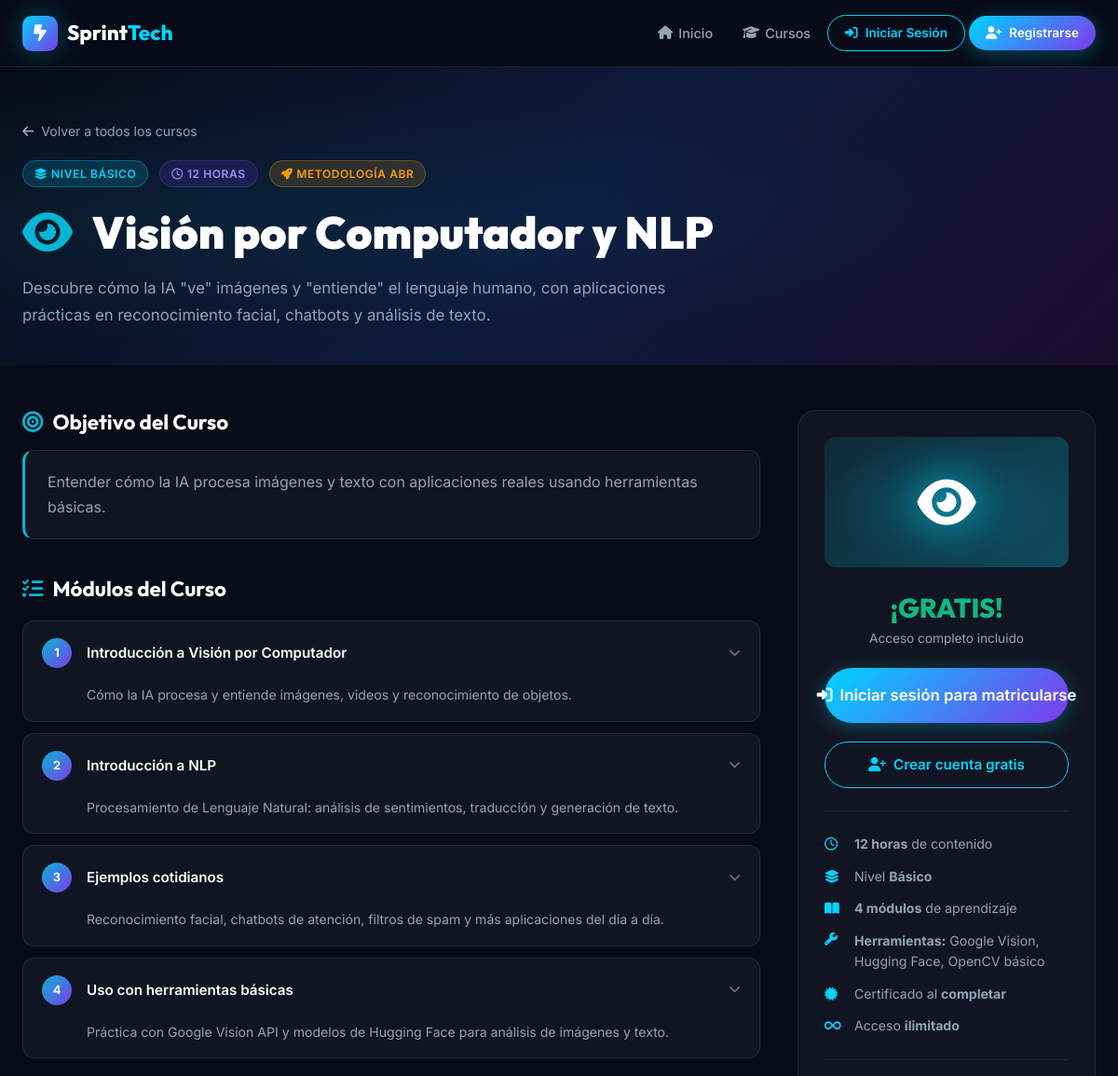
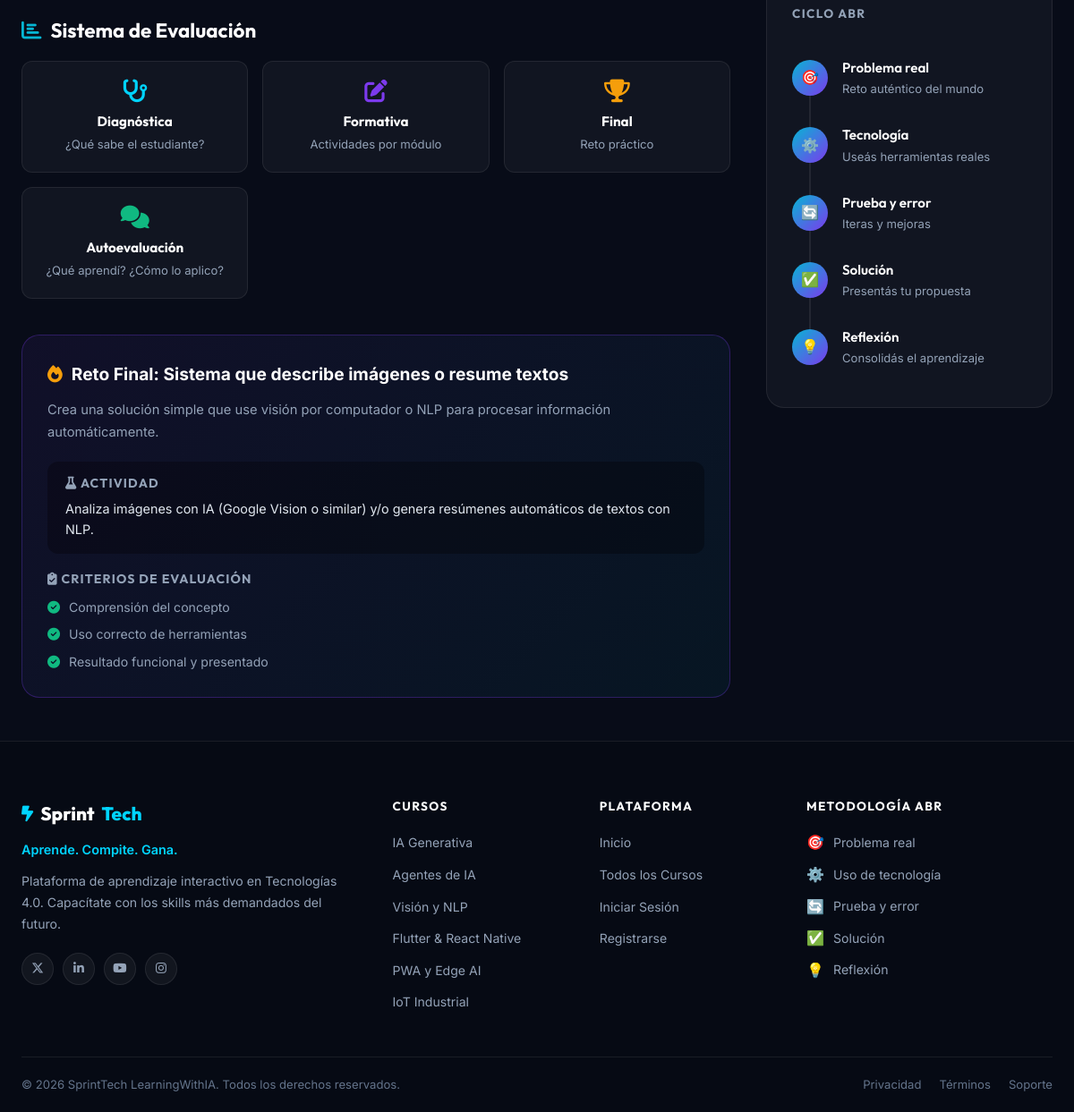
/courses/detail.php?id=3, run on the app's committed database (2 pictures, top to bottom).
### tables this page shows
CREATE TABLE IF NOT EXISTS courses (
  id              INT AUTO_INCREMENT PRIMARY KEY,
  nombre          VARCHAR(200) NOT NULL,
  descripcion     TEXT,
  objetivo        TEXT,
  duracion_horas  INT NOT NULL,
  nivel           VARCHAR(50) DEFAULT 'Básico',
  herramientas    VARCHAR(255),
  color_accent    VARCHAR(20) DEFAULT '#00d4ff',
  icono           VARCHAR(50) DEFAULT 'fa-brain',
  orden           INT DEFAULT 0,
  activo          TINYINT(1) DEFAULT 1
);

CREATE TABLE IF NOT EXISTS modules (
  id          INT AUTO_INCREMENT PRIMARY KEY,
  course_id   INT NOT NULL,
  orden       INT NOT NULL,
  titulo      VARCHAR(200) NOT NULL,
  descripcion TEXT,
  FOREIGN KEY (course_id) REFERENCES courses(id) ON DELETE CASCADE
);

CREATE TABLE IF NOT EXISTS course_challenges (
  id                  INT AUTO_INCREMENT PRIMARY KEY,
  course_id           INT NOT NULL,
  titulo              VARCHAR(200) NOT NULL,
  descripcion         TEXT,
  actividad           TEXT,
  criterio_1          VARCHAR(200),
  criterio_2          VARCHAR(200),
  criterio_3          VARCHAR(200),
  FOREIGN KEY (course_id) REFERENCES courses(id) ON DELETE CASCADE
);

### config/session.php (called while the page is built, shortened)
<?php
function isLoggedIn(): bool {
    return isset($_SESSION['user_id']) && !empty($_SESSION['user_id']);
}
function baseUrl(string $path = ''): string {
    $script = $_SERVER['SCRIPT_NAME'] ?? '';
    $root = '';
    $protocol = (!empty($_SERVER['HTTPS']) && $_SERVER['HTTPS'] !== 'off') ? 'https' : 'http';
    $host     = $_SERVER['HTTP_HOST'] ?? 'localhost';
    return $protocol . '://' . $host . $root . '/' . ltrim($path, '/');
}

### courses/detail.php (the view, shortened to what this page needs)
<?php
require_once __DIR__ . '/../config/session.php';
$courseId = (int)($_GET['id'] ?? 0);
$db = getDB();
$stmt = $db->prepare('SELECT * FROM courses WHERE id = ? AND activo = 1');
$stmt->execute([$courseId]);
$course = $stmt->fetch();
$modStmt = $db->prepare('SELECT * FROM modules WHERE course_id = ? ORDER BY orden');
$modStmt->execute([$courseId]);
$modules = $modStmt->fetchAll();
$chalStmt = $db->prepare('SELECT * FROM course_challenges WHERE course_id = ? LIMIT 1');
$chalStmt->execute([$courseId]);
$challenge = $chalStmt->fetch();
$isEnrolled = false;
require_once __DIR__ . '/../includes/header.php';
?>
<section class="course-detail-hero" style="background: linear-gradient(135deg, #080c18 0%, #0d1a3a 100%); padding: 56px 0 40px;">
  <div style="position:absolute;inset:0;background:radial-gradient(ellipse at 20% 50%, <?= htmlspecialchars($course['color_accent']) ?>15 0%, transparent 60%);pointer-events:none;"></div>
  <div class="container">
    <div class="detail-header">
      <a href="<?= baseUrl('/courses/index.php') ?>" class="detail-back">
        <i class="fa-solid fa-arrow-left"></i> Volver a todos los cursos
      </a>
      <div class="detail-meta">
        <span class="badge badge-cyan"><i class="fa-solid fa-layer-group"></i> Nivel <?= htmlspecialchars($course['nivel']) ?></span>
        <span class="badge badge-violet"><i class="fa-regular fa-clock"></i> <?= (int)$course['duracion_horas'] ?> horas</span>
        <span class="badge badge-amber"><i class="fa-solid fa-rocket"></i> Metodología ABR</span>
      </div>
      <h1 class="detail-title">
        <i class="fa-solid <?= htmlspecialchars($course['icono']) ?>" style="color:<?= htmlspecialchars($course['color_accent']) ?>; margin-right:12px;"></i>
        <?= htmlspecialchars($course['nombre']) ?>
      </h1>
      <p class="detail-desc"><?= htmlspecialchars($course['descripcion']) ?></p>
    </div>
  </div>
</section>
<div class="container">
  <div class="course-layout">
    <div class="course-main">
      <section style="margin-bottom:40px;" class="fade-in">
        <h2 style="font-size:1.4rem; margin-bottom:16px; display:flex; align-items:center; gap:10px;">
          <span style="color:<?= htmlspecialchars($course['color_accent']) ?>;"><i class="fa-solid fa-bullseye"></i></span>
          Objetivo del Curso
        </h2>
        <div style="background:var(--clr-bg-card); border:1px solid var(--clr-border); border-left:3px solid <?= htmlspecialchars($course['color_accent']) ?>; border-radius:var(--radius-md); padding:20px 24px;">
          <p style="color:var(--clr-text-muted); line-height:1.7;"><?= htmlspecialchars($course['objetivo']) ?></p>
        </div>
      </section>
      <section style="margin-bottom:40px;" class="fade-in">
        <h2 style="font-size:1.4rem; margin-bottom:20px; display:flex; align-items:center; gap:10px;">
          <span style="color:<?= htmlspecialchars($course['color_accent']) ?>;"><i class="fa-solid fa-list-check"></i></span>
          Módulos del Curso
        </h2>
        <div style="display:flex; flex-direction:column; gap:12px;">
          <?php foreach ($modules as $mod): ?>
          <div class="module-item">
            <div class="module-header">
              <div class="module-number" style="background:linear-gradient(135deg, <?= htmlspecialchars($course['color_accent']) ?>, #7c3aed);">
                <?= (int)$mod['orden'] ?>
              </div>
              <span class="module-title"><?= htmlspecialchars($mod['titulo']) ?></span>
              <i class="fa-solid fa-chevron-down" style="color:var(--clr-text-dim); font-size:0.8rem;"></i>
            </div>
            <?php if (!empty($mod['descripcion'])): ?>
            <p class="module-desc"><?= htmlspecialchars($mod['descripcion']) ?></p>
            <?php endif; ?>
          </div>
          <?php endforeach; ?>
        </div>
      </section>
      <section style="margin-bottom:40px;" class="fade-in">
        <h2 style="font-size:1.4rem; margin-bottom:20px; display:flex; align-items:center; gap:10px;">
          <span style="color:<?= htmlspecialchars($course['color_accent']) ?>;"><i class="fa-solid fa-chart-bar"></i></span>
          Sistema de Evaluación
        </h2>
        <div style="display:grid; grid-template-columns:repeat(auto-fit, minmax(200px,1fr)); gap:16px;">
          <?php
          $evalTypes = [
            ['fa-stethoscope', 'Diagnóstica', '¿Qué sabe el estudiante?', 'cyan'],
            ['fa-pen-to-square', 'Formativa', 'Actividades por módulo', 'violet'],
            ['fa-trophy', 'Final', 'Reto práctico', 'amber'],
            ['fa-comments', 'Autoevaluación', '¿Qué aprendí? ¿Cómo lo aplico?', 'green'],
          ];
          foreach ($evalTypes as $ev): ?>
          <div style="background:var(--clr-bg-card); border:1px solid var(--clr-border); border-radius:var(--radius-md); padding:20px; text-align:center;">
            <i class="fa-solid <?= $ev[0] ?>" style="font-size:1.6rem; color:var(--clr-<?= $ev[3] ?>); margin-bottom:12px; display:block;"></i>
            <h4 style="font-size:0.95rem; margin-bottom:6px;"><?= $ev[1] ?></h4>
            <p style="font-size:0.82rem; color:var(--clr-text-muted);"><?= $ev[2] ?></p>
          </div>
          <?php endforeach; ?>
        </div>
      </section>
      <?php if ($challenge): ?>
      <section class="fade-in">
        <div class="challenge-box">
          <div class="challenge-title">
            <i class="fa-solid fa-fire" style="color:#f59e0b;"></i>
            Reto Final: <?= htmlspecialchars($challenge['titulo']) ?>
          </div>
          <p class="challenge-desc"><?= htmlspecialchars($challenge['descripcion']) ?></p>
          <?php if (!empty($challenge['actividad'])): ?>
          <div style="background:rgba(0,0,0,0.3); border-radius:var(--radius-md); padding:16px 20px; margin-bottom:20px;">
            <h5 style="font-size:0.88rem; color:var(--clr-text-muted); margin-bottom:8px; text-transform:uppercase; letter-spacing:0.08em;">
              <i class="fa-solid fa-flask"></i> Actividad
            </h5>
            <p style="font-size:0.9rem; line-height:1.6;"><?= nl2br(htmlspecialchars($challenge['actividad'])) ?></p>
          </div>
          <?php endif; ?>
          <h5 style="font-size:0.88rem; color:var(--clr-text-muted); margin-bottom:12px; text-transform:uppercase; letter-spacing:0.08em;">
            <i class="fa-solid fa-clipboard-check"></i> Criterios de Evaluación
          </h5>
          <div class="criteria-list">
            <?php foreach (['criterio_1', 'criterio_2', 'criterio_3'] as $crit): ?>
              <?php if (!empty($challenge[$crit])): ?>
              <div class="criteria-item">
                <i class="fa-solid fa-check-circle"></i>
                <?= htmlspecialchars($challenge[$crit]) ?>
              </div>
              <?php endif; ?>
            <?php endforeach; ?>
          </div>
        </div>
      </section>
      <?php endif; ?>
    </div>
    <aside class="course-sidebar fade-in fade-in-delay-2">
      <div class="sidebar-card">
        <div style="width:100%; height:140px; border-radius:var(--radius-md); background:linear-gradient(135deg, <?= htmlspecialchars($course['color_accent']) ?>22, <?= htmlspecialchars($course['color_accent']) ?>55); display:flex; align-items:center; justify-content:center; font-size:3.5rem; color:white; position:relative; overflow:hidden;">
          <div style="position:absolute;inset:0;background:radial-gradient(ellipse at center, <?= htmlspecialchars($course['color_accent']) ?>33 0%, transparent 70%);"></div>
          <i class="fa-solid <?= htmlspecialchars($course['icono']) ?>" style="position:relative;z-index:1;filter:drop-shadow(0 0 20px <?= htmlspecialchars($course['color_accent']) ?>);"></i>
        </div>
        <div class="sidebar-price">
          <strong style="color:var(--clr-green);">¡GRATIS!</strong>
          Acceso completo incluido
        </div>
        <?php if ($isEnrolled): ?>
          <div style="text-align:center;">
            <span class="badge badge-green" style="padding:10px 20px; font-size:0.9rem; width:100%; justify-content:center;">
              <i class="fa-solid fa-check-circle"></i> Ya estás matriculado
            </span>
            <a href="<?= baseUrl('/user/my_courses.php') ?>" class="btn btn-ghost w-full" style="margin-top:10px;">
              <i class="fa-solid fa-arrow-right"></i> Ir a Mis Cursos
            </a>
          </div>
        <?php else: ?>
          <a href="<?= baseUrl('/auth/login.php?redirect=' . urlencode($_SERVER['REQUEST_URI'])) ?>"
             class="btn btn-primary w-full btn-lg" id="btn-login-to-enroll">
            <i class="fa-solid fa-right-to-bracket"></i> Iniciar sesión para matricularse
          </a>
          <a href="<?= baseUrl('/auth/register.php') ?>" class="btn btn-outline w-full">
            <i class="fa-solid fa-user-plus"></i> Crear cuenta gratis
          </a>
        <?php endif; ?>
        <div class="divider" style="margin:4px 0;"></div>
        <div class="course-info-list">
          <div class="course-info-item">
            <i class="fa-regular fa-clock"></i>
            <span><strong><?= (int)$course['duracion_horas'] ?> horas</strong> de contenido</span>
          </div>
          <div class="course-info-item">
            <i class="fa-solid fa-layer-group"></i>
            <span>Nivel <strong><?= htmlspecialchars($course['nivel']) ?></strong></span>
          </div>
          <div class="course-info-item">
            <i class="fa-solid fa-book-open"></i>
            <span><strong><?= count($modules) ?> módulos</strong> de aprendizaje</span>
          </div>
          <?php if (!empty($course['herramientas'])): ?>
          <div class="course-info-item" style="align-items:flex-start;">
            <i class="fa-solid fa-wrench" style="margin-top:2px;"></i>
            <span><strong>Herramientas:</strong> <?= htmlspecialchars($course['herramientas']) ?></span>
          </div>
          <?php endif; ?>
          <div class="course-info-item">
            <i class="fa-solid fa-certificate"></i>
            <span>Certificado al <strong>completar</strong></span>
          </div>
          <div class="course-info-item">
            <i class="fa-solid fa-infinity"></i>
            <span>Acceso <strong>ilimitado</strong></span>
          </div>
        </div>
        <div class="divider" style="margin:4px 0;"></div>
        <h4 style="font-size:0.85rem; color:var(--clr-text-muted); text-transform:uppercase; letter-spacing:0.1em; margin-bottom:8px;">
          Ciclo ABR
        </h4>
        <div class="abr-cycle">
          <?php
          $abrItems = [
            ['🎯', 'Problema real', 'Reto auténtico del mundo'],
            ['⚙️', 'Tecnología', 'Useás herramientas reales'],
            ['🔄', 'Prueba y error', 'Iteras y mejoras'],
            ['✅', 'Solución', 'Presentás tu propuesta'],
            ['💡', 'Reflexión', 'Consolidás el aprendizaje'],
          ];
          foreach ($abrItems as $abr): ?>
          <div class="abr-step-item">
            <div class="abr-step-dot" style="background: linear-gradient(135deg, <?= htmlspecialchars($course['color_accent']) ?>, #7c3aed);">
              <?= $abr[0] ?>
            </div>
            <div class="abr-step-content">
              <h5><?= $abr[1] ?></h5>
              <p><?= $abr[2] ?></p>
            </div>
          </div>
          <?php endforeach; ?>
        </div>
      </div>
    </aside>
  </div>
</div>
<?php require_once __DIR__ . '/../includes/footer.php'; ?>

### data on the page
courses: nivel "BÁSICO", duracion_horas "12", nombre "Visión por Computador y NLP", descripcion "Descubre cómo la IA \"ve\" imágenes y \"entiende\" el lenguaje humano, con aplicaciones prácticas en reconocimiento facial, chatbots y análisis de texto.", objetivo "Entender cómo la IA procesa imágenes y texto con aplicaciones reales usando herramientas básicas.", nivel "Básico", herramientas "Google Vision, Hugging Face, OpenCV básico"
modules: orden "1", titulo "Introducción a Visión por Computador", descripcion "Cómo la IA procesa y entiende imágenes, videos y reconocimiento de objetos."
modules: orden "2", titulo "Introducción a NLP", descripcion "Procesamiento de Lenguaje Natural: análisis de sentimientos, traducción y generación de texto."
modules: orden "3", titulo "Ejemplos cotidianos", descripcion "Reconocimiento facial, chatbots de atención, filtros de spam y más aplicaciones del día a día."
modules: orden "4", titulo "Uso con herramientas básicas", descripcion "Práctica con Google Vision API y modelos de Hugging Face para análisis de imágenes y texto."
course_challenges: titulo "Sistema que describe imágenes o resume textos", descripcion "Crea una solución simple que use visión por computador o NLP para procesar información automáticamente.", actividad "Analiza imágenes con IA (Google Vision o similar) y/o genera resúmenes automáticos de textos con NLP.", criterio_1 "Comprensión del concepto", criterio_2 "Uso correcto de herramientas", criterio_3 "Resultado funcional y presentado"

### other printed values
$ev[1] "Diagnóstica"
$ev[2] "¿Qué sabe el estudiante?"
$ev[1] "Formativa"
$ev[2] "Actividades por módulo"
$ev[1] "Final"
$ev[2] "Reto práctico"
$ev[1] "Autoevaluación"
$ev[2] "¿Qué aprendí? ¿Cómo lo aplico?"
count($modules) "4"
$abr[0] "🎯"
$abr[1] "Problema real"
$abr[2] "Reto auténtico del mundo"
$abr[0] "⚙️"
$abr[1] "Tecnología"
$abr[2] "Useás herramientas reales"
